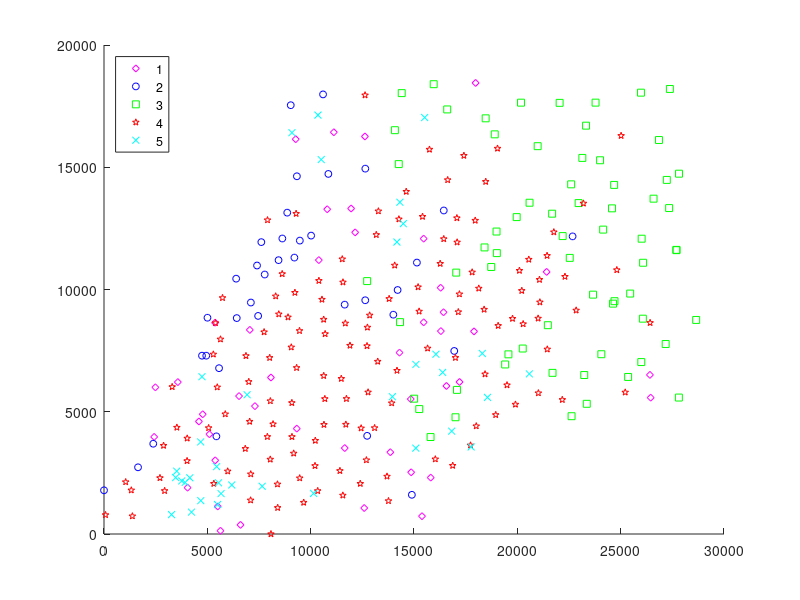

Write MATLAB code to recreate this figure.
datas = load('data2.txt');
x = datas(:,1);
y = datas(:,2);
t = datas(:,3);
xi = linspace(min(x),max(x));
yi = linspace(min(y),max(y));
marker = {'d','o','s','p','x'};
color = {'m','b','g','r','c'};
str = {'1','2','3','4','5','6'};
str1 = {'1','2','3','4','5','6'};
figure;
hold on

for i = 1:5
  loc = t == i;
  plot(x(loc),y(loc),marker{i},'Markersize',5,'MarkerEdgeColor',color{i});
end

legend(str,'Location','northwest')
